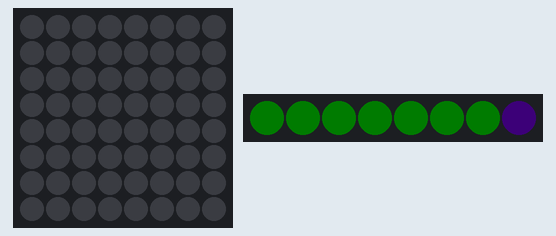
A program run on a simulated Raspberry Pi (BCM pin numbers) with a Sense HAT, started with the arguments 3 3. Parts: the Sense HAT's 8×8 RGB LED matrix, 8 RGB LEDs in strip order, left to right. Dim RGB values are drawn brighter than linear; the clock reads 2024-03-15 10:24:30 at power-on unless the program sets it; random numbers come from a fixed seed. At 2.2 s the program stops and its outputs stay as they are.

Above: at 2.3 s.

The program:

ping2hat.py
```python
import os
import sys
import board
import neopixel
from random import seed
from random import randint
import datetime
from sense_hat import SenseHat

sense = SenseHat()

pixels = neopixel.NeoPixel(board.D18,8)


def enciendeRGB(led, estado, luminosidad):
   if estado:
      pixels[led] = (0,luminosidad,0)
      sense.set_pixel(led,7, 0, luminosidad,0)
   else:
      pixels[led] = (luminosidad,0,0)
      sense.set_pixel(led,7, luminosidad,0,0)

   return

def randomRGB(led, luminosidad):
   r = randint(0, luminosidad)
   g = randint(0, luminosidad)
   b = randint(0, luminosidad)
   pixels[led] = (r,g,b)
   sense.set_pixel(led,7,r,g,b)
   return

p0 = 0 == os.system('ping -qc 1 www.facebook.com     >> /dev/null')
p1 = 0 == os.system('ping -qc 1 www.bci.cl     >> /dev/null')
p2 = 0 == os.system('ping -qc 1 www.tevapharm.com     >> /dev/null')
p3 = 0 == os.system('ping -qc 1 www.instagram.com     >> /dev/null')
p4 = 0 == os.system('ping -qc 1 www.latercera.com     >> /dev/null')
p5 = 0 == os.system('ping -qc 1 www.amazon.com     >> /dev/null')
p6 = 0 == os.system('ping -qc 1 www.pcfactory.cL   >> /dev/null')

now = datetime.datetime.now()
if now >= now.replace(hour=8) and now <= now.replace(hour=22):
   lumi = int(sys.argv[1] )
   sense.low_light = False
else:
   lumi = int(sys.argv[2] )
   sense.low_light = True

for y in range (1,8):
    for x in range (0,8):
        p = sense.get_pixel(x,y)
        p[0] = int(p[0] * (0.2 + max(y,6)/10))
        p[1] = int(p[1] * (0.2 + max(y,6)/10))
        p[2] = int(p[2] * (0.2 + max(y,6)/10))

        sense.set_pixel(x,y-1, p)

enciendeRGB(0, p0, lumi)
enciendeRGB(1, p1, lumi)
enciendeRGB(2, p2, lumi)
enciendeRGB(3, p3, lumi)
enciendeRGB(4, p4, lumi)
enciendeRGB(5, p5, lumi)
enciendeRGB(6, p6, lumi)
randomRGB(7, lumi)
```
